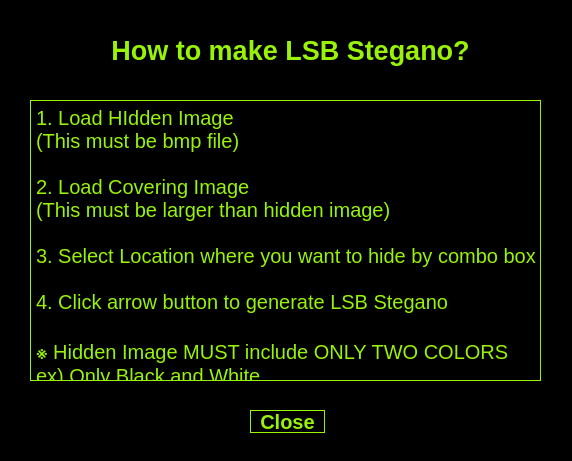
<?xml version="1.0" encoding="UTF-8"?>
<ui version="4.0">
 <class>Manual</class>
 <widget class="QWidget" name="Manual">
  <property name="geometry">
   <rect>
    <x>0</x>
    <y>0</y>
    <width>572</width>
    <height>461</height>
   </rect>
  </property>
  <property name="windowTitle">
   <string>Manual</string>
  </property>
  <property name="styleSheet">
   <string notr="true">background-color : black; Color : rgb(152,243,6);</string>
  </property>
  <widget class="QLabel" name="label">
   <property name="geometry">
    <rect>
     <x>100</x>
     <y>30</y>
     <width>381</width>
     <height>41</height>
    </rect>
   </property>
   <property name="font">
    <font>
     <pointsize>20</pointsize>
     <weight>75</weight>
     <bold>true</bold>
    </font>
   </property>
   <property name="text">
    <string>How to make LSB Stegano?</string>
   </property>
   <property name="alignment">
    <set>Qt::AlignCenter</set>
   </property>
  </widget>
  <widget class="QLabel" name="label_2">
   <property name="geometry">
    <rect>
     <x>30</x>
     <y>100</y>
     <width>511</width>
     <height>281</height>
    </rect>
   </property>
   <property name="font">
    <font>
     <pointsize>15</pointsize>
    </font>
   </property>
   <property name="styleSheet">
    <string notr="true">background-color : black; Color : rgb(152,243,6); border : 1px solid rgb(152,243,6)</string>
   </property>
   <property name="text">
    <string>1. Load HIdden Image
(This must be bmp file)

2. Load Covering Image
(This must be larger than hidden image)

3. Select Location where you want to hide by combo box

4. Click arrow button to generate LSB Stegano

※ Hidden Image MUST include ONLY TWO COLORS
ex) Only Black and White</string>
   </property>
   <property name="alignment">
    <set>Qt::AlignLeading|Qt::AlignLeft|Qt::AlignTop</set>
   </property>
  </widget>
  <widget class="QPushButton" name="close_btn">
   <property name="geometry">
    <rect>
     <x>250</x>
     <y>410</y>
     <width>75</width>
     <height>23</height>
    </rect>
   </property>
   <property name="font">
    <font>
     <pointsize>15</pointsize>
     <weight>75</weight>
     <bold>true</bold>
    </font>
   </property>
   <property name="styleSheet">
    <string notr="true">background-color : black; Color : rgb(152,243,6); border : 1px solid rgb(152,243,6)</string>
   </property>
   <property name="text">
    <string>Close</string>
   </property>
  </widget>
 </widget>
 <resources/>
 <connections/>
</ui>
